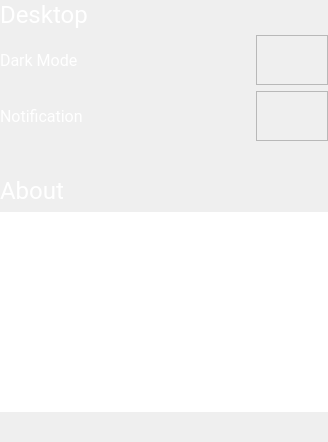
                        <widget class="QFrame" name="desktop_content">
                         <property name="styleSheet">
                          <string notr="true">color: white;</string>
                         </property>
                         <property name="frameShape">
                          <enum>QFrame::NoFrame</enum>
                         </property>
                         <property name="frameShadow">
                          <enum>QFrame::Raised</enum>
                         </property>
                         <layout class="QGridLayout" name="gridLayout_10">
                          <property name="leftMargin">
                           <number>0</number>
                          </property>
                          <property name="topMargin">
                           <number>0</number>
                          </property>
                          <property name="rightMargin">
                           <number>0</number>
                          </property>
                          <property name="bottomMargin">
                           <number>30</number>
                          </property>
                          <item row="1" column="0">
                           <widget class="QLabel" name="dark_mode_lsbel">
                            <property name="font">
                             <font>
                              <family>Roboto</family>
                              <pointsize>12</pointsize>
                             </font>
                            </property>
                            <property name="styleSheet">
                             <string notr="true"/>
                            </property>
                            <property name="text">
                             <string>Dark Mode</string>
                            </property>
                           </widget>
                          </item>
                          <item row="3" column="0">
                           <widget class="QLabel" name="about_label">
                            <property name="minimumSize">
                             <size>
                              <width>204</width>
                              <height>59</height>
                             </size>
                            </property>
                            <property name="maximumSize">
                             <size>
                              <width>90</width>
                              <height>30</height>
                             </size>
                            </property>
                            <property name="font">
                             <font>
                              <family>Roboto</family>
                              <pointsize>18</pointsize>
                             </font>
                            </property>
                            <property name="styleSheet">
                             <string notr="true"/>
                            </property>
                            <property name="text">
                             <string>About</string>
                            </property>
                           </widget>
                          </item>
                          <item row="2" column="2">
                           <widget class="QFrame" name="switch_placeholder_3">
                            <property name="minimumSize">
                             <size>
                              <width>72</width>
                              <height>50</height>
                             </size>
                            </property>
                            <property name="maximumSize">
                             <size>
                              <width>72</width>
                              <height>50</height>
                             </size>
                            </property>
                            <property name="frameShape">
                             <enum>QFrame::StyledPanel</enum>
                            </property>
                            <property name="frameShadow">
                             <enum>QFrame::Raised</enum>
                            </property>
                           </widget>
                          </item>
                          <item row="4" column="0" colspan="3">
                           <widget class="QTextEdit" name="software_description_label">
                            <property name="minimumSize">
                             <size>
                              <width>0</width>
                              <height>200</height>
                             </size>
                            </property>
                            <property name="font">
                             <font>
                              <family>Roboto</family>
                              <pointsize>12</pointsize>
                             </font>
                            </property>
                            <property name="frameShape">
                             <enum>QFrame::NoFrame</enum>
                            </property>
                            <property name="verticalScrollBarPolicy">
                             <enum>Qt::ScrollBarAlwaysOff</enum>
                            </property>
                            <property name="lineWrapMode">
                             <enum>QTextEdit::WidgetWidth</enum>
                            </property>
                            <property name="html">
                             <string>&lt;!DOCTYPE HTML PUBLIC &quot;-//W3C//DTD HTML 4.0//EN&quot; &quot;http://www.w3.org/TR/REC-html40/strict.dtd&quot;&gt;
&lt;html&gt;&lt;head&gt;&lt;meta name=&quot;qrichtext&quot; content=&quot;1&quot; /&gt;&lt;style type=&quot;text/css&quot;&gt;
p, li { white-space: pre-wrap; }
&lt;/style&gt;&lt;/head&gt;&lt;body style=&quot; font-family:'Roboto'; font-size:12pt; font-weight:400; font-style:normal;&quot;&gt;
&lt;p align=&quot;justify&quot; style=&quot; margin-top:0px; margin-bottom:0px; margin-left:0px; margin-right:0px; -qt-block-indent:0; text-indent:0px;&quot;&gt;&lt;span style=&quot; font-family:'Sans Serif';&quot;&gt;Lorem ipsum dolor sit amet, consectetur adipiscing elit. Sed volutpat risus non tellus faucibus condimentum. Aliquam sit amet pretium risus, ut vehicula erat. Aliquam pulvinar neque sollicitudin suscipit feugiat. Aenean suscipit quam a dignissim efficitur. Integer id lacus vitae diam mollis mattis vitae sit amet lacus. Fusce rutrum, metus eu condimentum pharetra, est eros porta nisl, vel feugiat nibh ex id sem. Donec condimentum suscipit urna at tempor. Orci varius natoque penatibus et magnis dis parturient montes, nascetur ridiculus mus. Donec dignissim enim sit amet vestibulum lacinia. Etiam dui erat, tristique sit amet laoreet eget, fermentum in nisl. Donec sollicitudin fringilla neque nec molestie. &lt;/span&gt;&lt;/p&gt;&lt;/body&gt;&lt;/html&gt;</string>
                            </property>
                           </widget>
                          </item>
                          <item row="1" column="2">
                           <widget class="QFrame" name="switch_placeholder_2">
                            <property name="minimumSize">
                             <size>
                              <width>0</width>
                              <height>50</height>
                             </size>
                            </property>
                            <property name="maximumSize">
                             <size>
                              <width>72</width>
                              <height>50</height>
                             </size>
                            </property>
                            <property name="frameShape">
                             <enum>QFrame::StyledPanel</enum>
                            </property>
                            <property name="frameShadow">
                             <enum>QFrame::Raised</enum>
                            </property>
                           </widget>
                          </item>
                          <item row="0" column="0">
                           <widget class="QLabel" name="settings_desktop_label">
                            <property name="maximumSize">
                             <size>
                              <width>90</width>
                              <height>30</height>
                             </size>
                            </property>
                            <property name="font">
                             <font>
                              <family>Roboto</family>
                              <pointsize>18</pointsize>
                             </font>
                            </property>
                            <property name="styleSheet">
                             <string notr="true"/>
                            </property>
                            <property name="text">
                             <string>Desktop</string>
                            </property>
                           </widget>
                          </item>
                          <item row="2" column="0">
                           <widget class="QLabel" name="notification_label">
                            <property name="font">
                             <font>
                              <family>Roboto</family>
                              <pointsize>12</pointsize>
                             </font>
                            </property>
                            <property name="styleSheet">
                             <string notr="true"/>
                            </property>
                            <property name="text">
                             <string>Notification</string>
                            </property>
                           </widget>
                          </item>
                          <item row="1" column="1">
                           <spacer name="horizontalSpacer_3">
                            <property name="orientation">
                             <enum>Qt::Horizontal</enum>
                            </property>
                            <property name="sizeHint" stdset="0">
                             <size>
                              <width>40</width>
                              <height>20</height>
                             </size>
                            </property>
                           </spacer>
                          </item>
                         </layout>
                        </widget>
